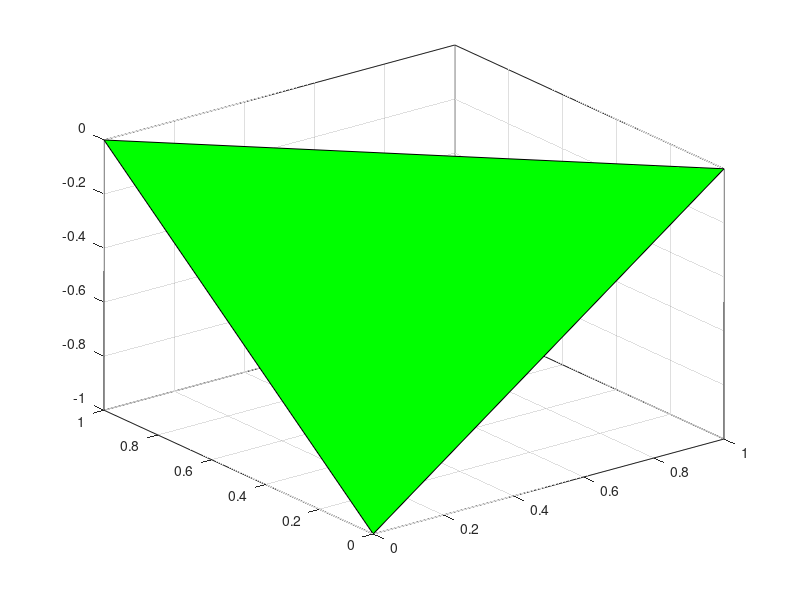

Recreate this plot in MATLAB. (Note: this script raises an error after producing the figure.)
yValues = [1	1	1;
1	1	-1;
1	-1	1;
1	-1	-1;
-1	-1	-1;
-1	1	1;
-1	1	-1;
-1	-1	1];

o = [0;
1;
0;
0;
0;
0;
0;
0];


% Vertex coordinates
p1=[1 0 0];
p2=[0 1 0];
p3=[0 0 -1];
points=[p1' p2' p3']; % using the data given in the question
fill3(points(1,:),points(2,:),points(3,:),'g')
grid on
alpha(0.3)
hold on
scatter3(yValues(logical(o),1),yValues(logical(o),2),yValues(logical(o),3),'red')

scatter3(yValues(~logical(o),1),yValues(~logical(o),2),yValues(~logical(o),3),'blue')
xlabel("Y1,1");
ylabel("Y1,2");
zlabel("Y1,3");

normal = cross(p1-p2, p1-p3);
syms x y z;
P = [x,y,z];
planefunction = dot(normal, P-p1)